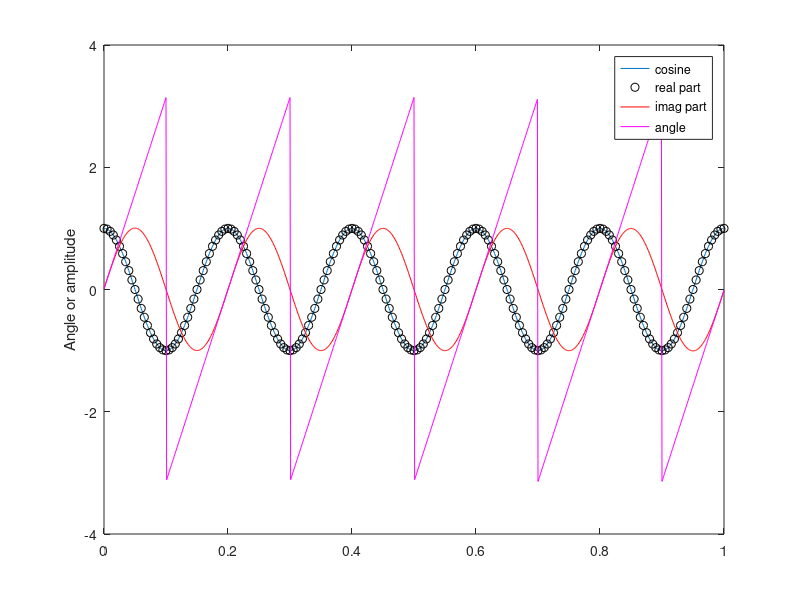
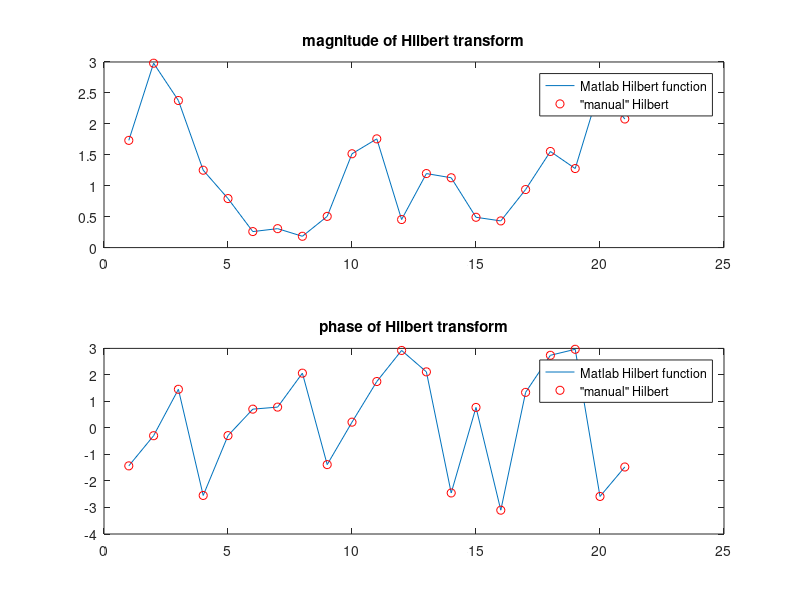

These figures' MATLAB source, in order: (Note: this script raises an error after producing the figures.)
%% Analyzing Neural Time Series Data
% Matlab code for Chapter 14
% Mike X Cohen
% 
% This code accompanies the book, titled "Analyzing Neural Time Series Data" 
% (MIT Press). Using the code without following the book may lead to confusion, 
% incorrect data analyses, and misinterpretations of results. 
% Mike X Cohen assumes no responsibility for inappropriate or incorrect use of this code. 

%% Figure 14.1

% create cosine
time   = 0:.001:1;
cosine = cos(2*pi*5*time);

figure
plot(time,cosine)
hold on
plot(time(1:5:end),real(hilbert(cosine(1:5:end))),'ko') % plot every 5th point because of overlap
plot(time,imag(hilbert(cosine)),'r')
plot(time,angle(hilbert(cosine)),'m')

ylabel('Angle or amplitude')
legend({'cosine';'real part';'imag part';'angle'})

%% the FFT-based hilbert transform

% generate random numbers
n = 21;
randomnumbers = randn(n,1);

% take FFT
f = fft(randomnumbers);
% create a copy that is multiplied by the complex operator
complexf = 1i*f;

% find indices of positive and negative frequencies
posF = 2:floor(n/2)+mod(n,2);
negF = ceil(n/2)+1+~mod(n,2):n;

% rotate Fourier coefficients
% (note 1: this works by computing the iAsin(2pft) component, i.e., the phase quadrature)
% (note 2: positive frequencies are rotated counter-clockwise; negative frequencies are rotated clockwise)
f(posF) = f(posF) + -1i*complexf(posF);
f(negF) = f(negF) +  1i*complexf(negF);
% The next two lines are an alternative and slightly faster method. 
% The book explains why this is equivalent to the previous two lines.
% f(posF) = f(posF)*2;
% f(negF) = f(negF)*0;

% take inverse FFT
hilbertx = ifft(f);

% compare with Matlab function hilbert
hilbertm = hilbert(randomnumbers);

% plot results
figure
subplot(211)
plot(abs(hilbertm))
hold on
plot(abs(hilbertx),'ro')
legend({'Matlab Hilbert function';'"manual" Hilbert'})
title('magnitude of Hilbert transform')

subplot(212)
plot(angle(hilbertm))
hold on
plot(angle(hilbertx),'ro')
legend({'Matlab Hilbert function';'"manual" Hilbert'})
title('phase of Hilbert transform')

%% Figure 14.2

load sampleEEGdata

% first, filter data (filter mechanisms will be explained more below; for now, focus on 
% using the phases from the Hilbert transform to test whether the matrix input was correct)

nyquist = EEG.srate/2;
lower_filter_bound = 4; % Hz
upper_filter_bound = 10; % Hz
transition_width   = 0.2;
filter_order       = round(3*(EEG.srate/lower_filter_bound));

% create the filter shape (this is explained more in the text around figure 14.4)
ffrequencies  = [ 0 (1-transition_width)*lower_filter_bound lower_filter_bound upper_filter_bound (1+transition_width)*upper_filter_bound nyquist ]/nyquist;
idealresponse = [ 0 0 1 1 0 0 ];
filterweights = firls(filter_order,ffrequencies,idealresponse);

% apply the filter kernal to the data to obtain the band-pass filtered signal
filtered_data = zeros(EEG.nbchan,EEG.pnts);
for chani=1:EEG.nbchan
    filtered_data(chani,:) = filtfilt(filterweights,1,double(EEG.data(chani,:,1)));
end

% apply hilbert transform in correct and incorrect orientations
hilbert_oops = hilbert(filtered_data);
hilbert_yes  = hilbert(filtered_data')'; % time should be in the first dimension. 
% Note that the output of the hilbert transform is transposed to bring us back to an electrode X time matrix.

figure
subplot(221)
plot(EEG.times,angle(hilbert_yes(1,:)'),'b');
title('correct matrix orientation')
xlabel('Time (ms)'), ylabel('Phase angle (rad.)')
set(gca,'xlim',[-1000 1500])

subplot(222)
plot(EEG.times,angle(hilbert_oops(1,:)),'r');
title('incorrect matrix orientation')
xlabel('Time (ms)'), ylabel('Phase angle (rad.)')
set(gca,'xlim',[-1000 1500])

subplot(223)
plot(EEG.times,real(hilbert_yes(1,:)),'b');
title('correct matrix orientation')
xlabel('Time (ms)'), ylabel('Amplitude')
set(gca,'xlim',[-1000 1500])

subplot(224)
plot(EEG.times,real(hilbert_oops(1,:)),'r');
title('incorrect matrix orientation')
xlabel('Time (ms)'), ylabel('Amplitude')
set(gca,'xlim',[-1000 1500])

%% Figure 14.3

center_freq = 20; % in Hz
filter_frequency_spread  = 6; % Hz +/- the center frequency
wavelet_frequency_spread = 4; % number of wavelet cycles

% create wavelet...
time = -1000/EEG.srate/10:1/EEG.srate:1000/EEG.srate/10;
wavelet = zscore(exp(2*1i*pi*center_freq.*time) .* exp(-time.^2./(2*(wavelet_frequency_spread/(2*pi*center_freq))^2)));
% ... and compute its power spectrum
fft_wavelet = abs(fft(wavelet));
fft_wavelet = fft_wavelet./max(fft_wavelet); % normalized to 1.0 for visual comparison ease
hz_wavelet  = linspace(0,nyquist,length(time)/2+1);


% construct filter kernel (the mechanics of filter construction will be
% discussed in the text around figure 14.4)
transition_width = 0.2;
ffrequencies   = [ 0 (1-transition_width)*(center_freq-filter_frequency_spread) (center_freq-filter_frequency_spread) (center_freq+filter_frequency_spread) (1+transition_width)*(center_freq+filter_frequency_spread) nyquist ]/nyquist;
idealresponse  = [ 0 0 1 1 0 0 ];
filterweights  = zscore(firls(200,ffrequencies,idealresponse));
% also compute weights using fir1
filterweights1 = zscore(fir1(200,[center_freq-filter_frequency_spread center_freq+filter_frequency_spread]./nyquist));
% compute its power spectrum
fft_filtkern  = abs(fft(filterweights));
fft_filtkern  = fft_filtkern./max(fft_filtkern); % normalized to 1.0 for visual comparison ease
fft_filtkern1 = abs(fft(filterweights1));
fft_filtkern1 = fft_filtkern1./max(fft_filtkern1); % normalized to 1.0 for visual comparison ease

hz_filtkern   = linspace(0,nyquist,101); % list of frequencies in Hz corresponding to filter kernel


figure
subplot(211)

% plot wavelet and filter kernel
plot(real(wavelet))
hold on
plot(filterweights,'r')
legend({'wavelet';'filter kernel'})
set(gca,'xlim',[0 200],'ylim',[-5 5])
xlabel('Time')

% plot power spectra
subplot(212)
plot(hz_wavelet,fft_wavelet(1:ceil(length(fft_wavelet)/2)))
hold on
plot(hz_filtkern,fft_filtkern(1:ceil(length(fft_filtkern)/2)),'r')
legend({'wavelet';'filter kernel'})
set(gca,'ylim',[-.1 1.1])
xlabel('Frequency (Hz)')

%% Figure 14.4

center_freq = 20; % in Hz
filter_frequency_spread_wide = 10; % Hz +/- the center frequency

ffrequencies   = [ 0 (1-transition_width)*(center_freq-filter_frequency_spread_wide) (center_freq-filter_frequency_spread_wide) (center_freq+filter_frequency_spread_wide) (1+transition_width)*(center_freq+filter_frequency_spread_wide) nyquist ]/nyquist;
idealresponse  = [ 0 0 1 1 0 0 ];
filterweightsW = zscore(firls(200,ffrequencies,idealresponse));

figure
plot(ffrequencies*nyquist,idealresponse,'r')
hold on

fft_filtkern  = abs(fft(filterweightsW));
fft_filtkern  = fft_filtkern./max(fft_filtkern); % normalized to 1.0 for visual comparison ease
plot(hz_filtkern,fft_filtkern(1:ceil(length(fft_filtkern)/2)),'b')

set(gca,'ylim',[-.1 1.1],'xlim',[0 nyquist])
legend({'ideal';'best fit'})

%% Figure 14.5

center_freq = 20; % in Hz
filter_frequency_spread_wide = 10; % Hz +/- the center frequency
filter_frequency_spread_naro =  2; % Hz +/- the center frequency


% construct filter kernels
ffrequencies   = [ 0 (1-transition_width)*(center_freq-filter_frequency_spread_wide) (center_freq-filter_frequency_spread_wide) (center_freq+filter_frequency_spread_wide) (1+transition_width)*(center_freq+filter_frequency_spread_wide) nyquist ]/nyquist;
idealresponse  = [ 0 0 1 1 0 0 ];
filterweightsW = zscore(firls(200,ffrequencies,idealresponse));

ffrequencies   = [ 0 (1-transition_width)*(center_freq-filter_frequency_spread_naro) (center_freq-filter_frequency_spread_naro) (center_freq+filter_frequency_spread_naro) (1+transition_width)*(center_freq+filter_frequency_spread_naro) nyquist ]/nyquist;
filterweightsN = zscore(firls(200,ffrequencies,idealresponse));


figure
subplot(211)
fft_filtkern  = abs(fft(filterweightsW));
fft_filtkern  = fft_filtkern./max(fft_filtkern); % normalized to 1.0 for visual comparison ease
plot(hz_filtkern,fft_filtkern(1:ceil(length(fft_filtkern)/2)))

hold on
fft_filtkern  = abs(fft(filterweightsN));
fft_filtkern  = fft_filtkern./max(fft_filtkern); % normalized to 1.0 for visual comparison ease
plot(hz_filtkern,fft_filtkern(1:ceil(length(fft_filtkern)/2)),'r')
set(gca,'ylim',[-.1 1.1])
legend({'10 Hz width';'2 Hz width'})

subplot(223)
plot(filterweightsW)
hold on
plot(filterweightsN,'r')
set(gca,'xlim',[0 200],'ylim',[-4 7])
legend({'10 Hz spread';'2 Hz spread'})
xlabel('Time')

subplot(224)
plot(abs(hilbert(filterweightsW)),'b')
hold on
plot(abs(hilbert(filterweightsN)),'r')
set(gca,'xlim',[0 200],'ylim',[-4 7])
legend({'10 Hz spread';'2 Hz spread'})
xlabel('Time')

%% Figure 14.6

figure
subplot(211)

% plot wavelet and filter kernel
plot(filterweights1)
hold on
plot(filterweights,'r')
legend({'fir1';'firls'})
set(gca,'xlim',[0 200])
xlabel('Time')

% plot power spectra
subplot(212)
plot(hz_filtkern,fft_filtkern1(1:ceil(length(fft_filtkern1)/2)))
hold on
plot(hz_filtkern,fft_filtkern(1:ceil(length(fft_filtkern)/2)),'r')
legend({'fir1';'firls'})
set(gca,'ylim',[-.1 1.1])
xlabel('Frequency (Hz)')

% This next figure shows that the filter kernel computed by fir1 is the same as
% that produced by firls if you set the transition zone to zero and then
% smooth the filter kernel with a Hamming window. In the plot, the red and magenta
% lines overlap, which is why you don't see the fir1 filter kernel. You can
% subtract them and show that the difference (which is due to re-scaling 
% of the kernel after windowing) is 3-4 orders of magnitude smaller than
% the kernel itself, hence, nearly identical.

freqL = center_freq-filter_frequency_spread;
freqU = center_freq+filter_frequency_spread;

ffrequencies   = [ 0 freqL freqL freqU freqU nyquist ]/nyquist; % transition zone of 0
filterweights  = firls(200,ffrequencies,idealresponse);
filterweights1 = fir1(200,[freqL freqU]./nyquist);

figure
subplot(211)
plot(filterweights)
hold on
plot(filterweights1,'r.')
plot(filterweights.*hamming(length(filterweights))','m')
legend({'firls';'fir1';'firls with hamming window'})

%% Figure 14.7a

center_freq = 60; % in Hz
filter_frequency_spread_wide = 10; % Hz +/- the center frequency

ffrequencies   = [ 0 (1-transition_width)*(center_freq-filter_frequency_spread_wide) (center_freq-filter_frequency_spread_wide) (center_freq+filter_frequency_spread_wide) (1+transition_width)*(center_freq+filter_frequency_spread_wide) nyquist ]/nyquist;
idealresponse  = [ 0 0 1 1 0 0 ];
filterweightsW = zscore(firls(200,ffrequencies,idealresponse));

figure
plot(ffrequencies*nyquist,idealresponse,'r')
hold on

fft_filtkern  = abs(fft(filterweightsW));
fft_filtkern  = fft_filtkern./max(fft_filtkern); % normalized to 1.0 for visual comparison ease
plot(hz_filtkern,fft_filtkern(1:ceil(length(fft_filtkern)/2)),'b')

set(gca,'ylim',[-.1 1.1],'xlim',[0 nyquist])
legend({'ideal';'best fit'})

freqsidx = dsearchn(hz_filtkern',ffrequencies'*nyquist);
title([ 'SSE: ' num2str(sum( (idealresponse-fft_filtkern(freqsidx)).^2 )) ])




center_freq = 60; % in Hz
filter_frequency_spread_wide = 15; % Hz +/- the center frequency

ffrequencies   = [ 0 (1-transition_width)*(center_freq-filter_frequency_spread_wide) (center_freq-filter_frequency_spread_wide) (center_freq+filter_frequency_spread_wide) (1+transition_width)*(center_freq+filter_frequency_spread_wide) nyquist ]/nyquist;
idealresponse  = [ 0 0 1 1 0 0 ];
filterweightsW = zscore(firls(200,ffrequencies,idealresponse));

figure
plot(ffrequencies*nyquist,idealresponse,'r')
hold on

fft_filtkern  = abs(fft(filterweightsW));
fft_filtkern  = fft_filtkern./max(fft_filtkern); % normalized to 1.0 for visual comparison ease
plot(hz_filtkern,fft_filtkern(1:ceil(length(fft_filtkern)/2)),'b')

set(gca,'ylim',[-.1 1.1],'xlim',[0 nyquist])
legend({'ideal';'best fit'})

freqsidx = dsearchn(hz_filtkern',ffrequencies'*nyquist);
title([ 'SSE: ' num2str(sum( (idealresponse-fft_filtkern(freqsidx)).^2 )) ])

%% Figure 14.7b (note: takes a while to run...)

centerfreqs  = linspace(5,80,60);
transwidths  = linspace(0.01,0.2,40);
filterwidths = linspace(0.05,0.3,40);


sse = zeros(length(centerfreqs),length(transwidths));
for centfreqi = 1:length(centerfreqs)
    
    center_freq = centerfreqs(centfreqi);
    
    for transwidi = 1:length(transwidths)
        
        filter_frequency_spread_wide = center_freq*.2;
        transition_width = transwidths(transwidi);
        
        ffrequencies   = [ 0 (1-transition_width)*(center_freq-filter_frequency_spread_wide) (center_freq-filter_frequency_spread_wide) (center_freq+filter_frequency_spread_wide) (1+transition_width)*(center_freq+filter_frequency_spread_wide) nyquist ]/nyquist;
        filterweightsW = zscore(firls(200,ffrequencies,idealresponse));
        
        fft_filtkern   = abs(fft(filterweightsW));
        fft_filtkern   = fft_filtkern./max(fft_filtkern); % normalized to 1.0 for visual comparison ease
        freqsidx = dsearchn(hz_filtkern',ffrequencies'*nyquist);
        
        sse(centfreqi,transwidi) = sum( (idealresponse-fft_filtkern(freqsidx)).^2 );
    end
end

figure
contourf(transwidths,centerfreqs,sse,40,'linecolor','none')
xlabel('transwidths'), ylabel('center frequencies')
set(gca,'clim',[0 1]), colorbar


sse = zeros(length(centerfreqs),length(transwidths));
for centfreqi = 1:length(centerfreqs)
    
    center_freq = centerfreqs(centfreqi);
    
    for transwidi = 1:length(transwidths)
        
        filter_frequency_spread_wide = center_freq*filterwidths(transwidi);
        transition_width = .2;
        
        ffrequencies   = [ 0 (1-transition_width)*(center_freq-filter_frequency_spread_wide) (center_freq-filter_frequency_spread_wide) (center_freq+filter_frequency_spread_wide) (1+transition_width)*(center_freq+filter_frequency_spread_wide) nyquist ]/nyquist;
        filterweightsW = zscore(firls(200,ffrequencies,idealresponse));
        
        fft_filtkern  = abs(fft(filterweightsW));
        fft_filtkern  = fft_filtkern./max(fft_filtkern); % normalized to 1.0 for visual comparison ease
        freqsidx = dsearchn(hz_filtkern',ffrequencies'*nyquist);
        
        sse(centfreqi,transwidi) = sum( (idealresponse-fft_filtkern(freqsidx)).^2 );
    end
end

figure
contourf(filterwidths,centerfreqs,sse,40,'linecolor','none')
xlabel('filterwidths (% center freq.)'), ylabel('center frequencies')
set(gca,'clim',[0 1]), colorbar

%% Figure 14.8

center_freq   = 10;
freqspread    = 4; % Hz +/- the center frequency
transwid      = .10;
ffrequencies  = [ 0 (1-transwid)*(center_freq-freqspread) (center_freq-freqspread) (center_freq+freqspread) (1+transwid)*(center_freq+freqspread) nyquist ]/nyquist;

data2filter   = squeeze(double(EEG.data(47,:,1)));
filterweights = firls(200,ffrequencies,idealresponse); % recompute without z-scoring

filter_result = filtfilt(filterweights,1,data2filter);
convol_result = conv(data2filter,filterweights,'same'); % could also use ifft(fft(data2filter...

figure
plot(EEG.times,filter_result)
hold on
plot(EEG.times,convol_result,'r')
set(gca,'xlim',[-200 1000]) % zoom-in
xlabel('Time (ms)'), ylabel('Amplitude (\muV)');
legend({'filtfilt';'conv'})

%% Figure 14.9

center_freq = 10; % in Hz
nyquist     = EEG.srate/2;

% create short sine wave
time    = -2000/EEG.srate/10:1/EEG.srate:2000/EEG.srate/10;
wavelet = cos(2*pi*center_freq.*time) .* exp(-time.^2./(2*(3/(2*pi*center_freq))^2));


freqspread = 4; % Hz +/- the center frequency
transwid   = .10;

% construct filter kernels
ffrequencies  = [ 0 (1-transwid)*(center_freq-freqspread) (center_freq-freqspread) (center_freq+freqspread) (1+transwid)*(center_freq+freqspread) nyquist ]/nyquist;
idealresponse = [ 0 0 1 1 0 0 ];
filterweights = firls(250,ffrequencies,idealresponse);


forward_filt = filter(filterweights,1,wavelet);
reverse_filt = filter(filterweights,1,forward_filt(end:-1:1));
final_filt_result = reverse_filt(end:-1:1); % must reverse time again!

figure
plot(wavelet)
hold on
plot(forward_filt,'r')
plot(reverse_filt,'m')

set(gca,'xlim',[0 length(wavelet)])
legend({'signal';'forward filter';'reverse filter'})

%% Figure 14.10

% 5th-order butterworth filter
[butterB,butterA] = butter(5,[(center_freq-filter_frequency_spread)/nyquist (center_freq+filter_frequency_spread)/nyquist],'bandpass');
butter_filter     = filtfilt(butterB,butterA,data2filter);

figure
subplot(211)

% plot real part of the filtered signal
plot(EEG.times,filter_result)
hold on
plot(EEG.times,butter_filter,'r')
set(gca,'xlim',[-200 1000])
xlabel('Time (ms)'), ylabel('Amplitude (\muV)');
legend({'FIR';'Butterworth'})

% now plot phases
subplot(212)
plot(EEG.times,angle(hilbert(filter_result)))
hold on
plot(EEG.times,angle(hilbert(butter_filter)),'r')
set(gca,'xlim',[-200 1000])
xlabel('Time (ms)'), ylabel('Phase angles (rad.)');
legend({'FIR';'Butterworth'})

%% Figure 14.12

elap_time = [0 0];
num_iter  = 100;


freqspread  =  4; % Hz +/- the center frequency
center_freq = 20;
transwid    = .15;

% construct filter kernels
ffrequencies  = [ 0 (1-transwid)*(center_freq-freqspread) (center_freq-freqspread) (center_freq+freqspread) (1+transwid)*(center_freq+freqspread) nyquist ]/nyquist;
idealresponse = [ 0 0 1 1 0 0 ];
filterweights = firls(3*round(EEG.srate/(center_freq-freqspread)),ffrequencies,idealresponse);


for i=1:num_iter
    tic
    data2filter_cat = squeeze(double(reshape(EEG.data(47,:,:),1,EEG.pnts*EEG.trials)));
    filtdat_cat = reshape(filtfilt(filterweights,1,data2filter_cat),EEG.pnts,EEG.trials);
    elap_time(1) = elap_time(1) + toc;
end

for i=1:num_iter
    tic
    data2filter_sep = squeeze(double(EEG.data(47,:,:)));
    filtdat_sep = zeros(size(data2filter_sep));
    for triali=1:EEG.trials
        filtdat_sep(:,triali) = filtfilt(filterweights,1,data2filter_sep(:,triali));
    end
    elap_time(2) = elap_time(2) + toc;
end

elap_time = elap_time/num_iter;

% plot
figure
plot(EEG.times,mean(filtdat_cat,2))
hold on
plot(EEG.times,mean(filtdat_sep,2),'r')
legend({'concatenated';'separated'})

figure
bar(elap_time)
set(gca,'xlim',[0 3],'xticklabel',{'Concatenated';'Separated'})
ylabel('Time (s)')
title([ 'Speed increase of ' num2str(elap_time(2)/elap_time(1)) '!' ])

%% end.